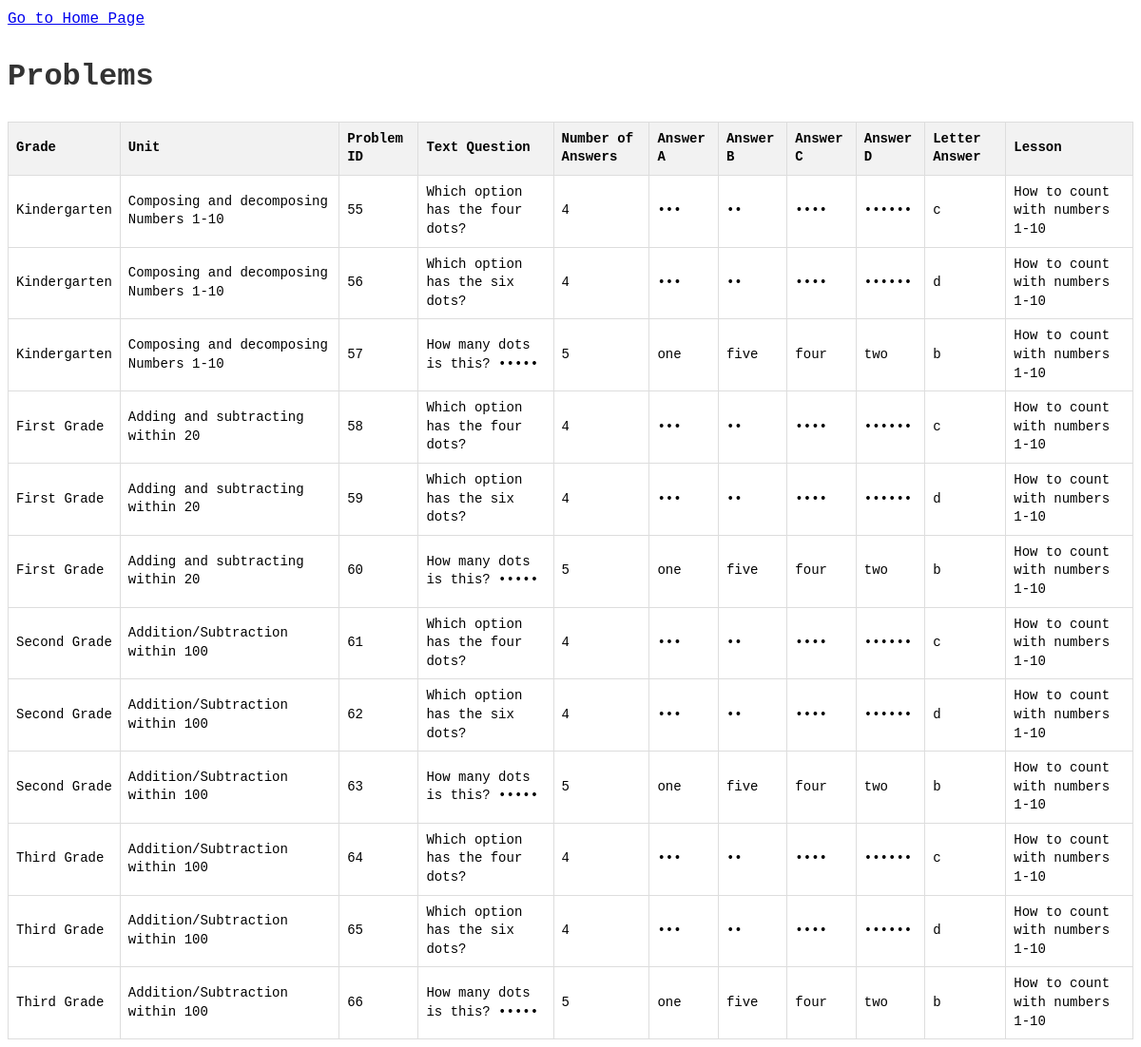
/all-problems/, run on an earlier commit of the app's database.
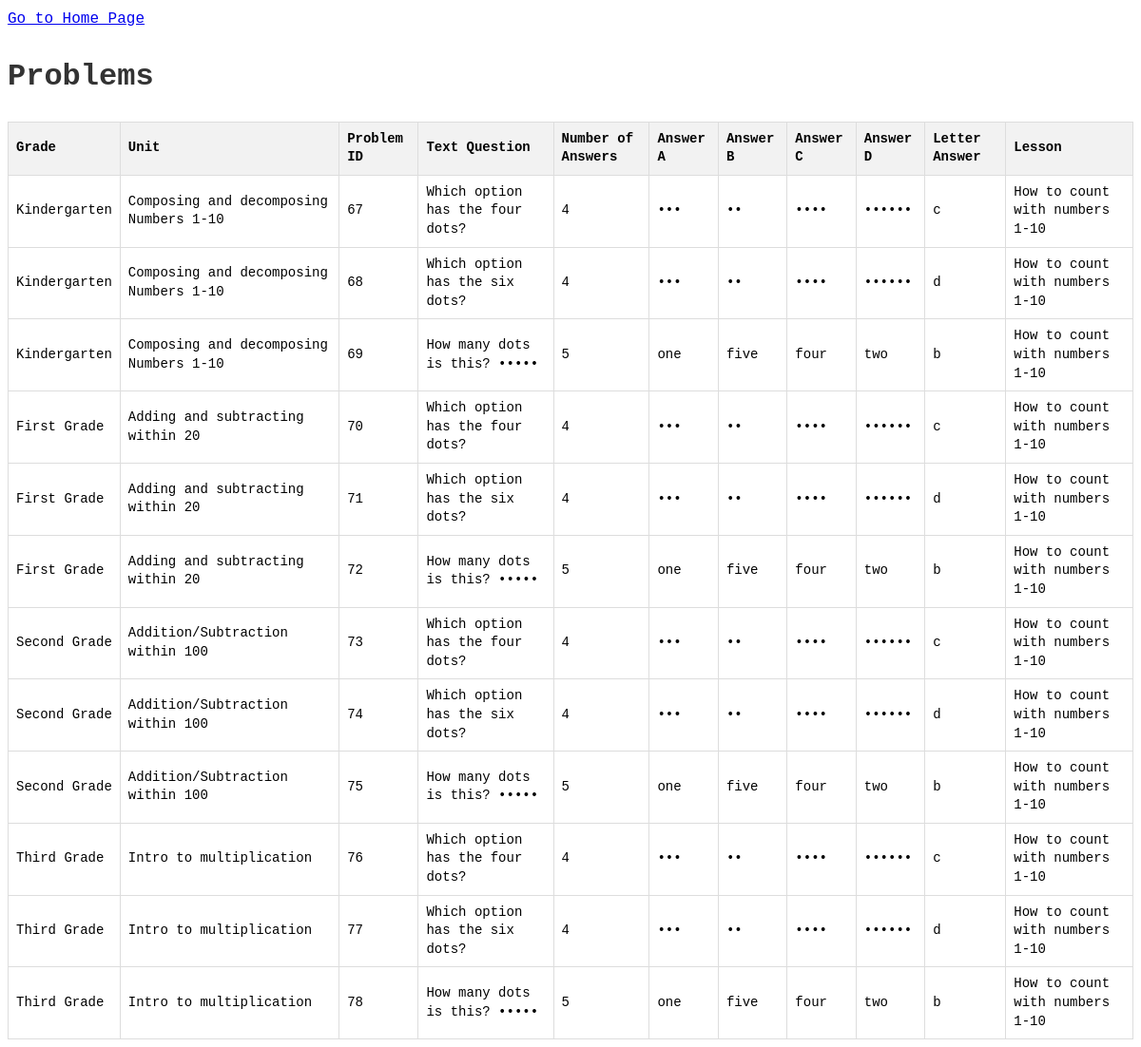
And on a later commit of the database.
### app/models.py (models this page shows, shortened)
class Problem(models.Model):
    lesson = models.ForeignKey(Lesson, on_delete=models.CASCADE)
    text_question = models.TextField()
    num_answer = models.IntegerField(null=True)
    answer_a = models.CharField(max_length=255, null=True)
    answer_b = models.CharField(max_length=255, null=True)
    answer_c = models.CharField(max_length=255, null=True)
    answer_d = models.CharField(max_length=255, null=True)
    letter_answer = models.CharField(max_length=1, default='a', null=True)

class Lesson(models.Model):
    unit = models.ForeignKey(Unit, on_delete=models.CASCADE)
    lesson_id = models.IntegerField(default=1)
    title = models.CharField(max_length=255)
    description = models.TextField()
    content = models.TextField()
    problems = models.ManyToManyField('Problem', related_name='lessons')

class Unit(models.Model):
    grade = models.ForeignKey(Grade, on_delete=models.CASCADE)
    unit_id = models.IntegerField(default=1)
    title = models.CharField(max_length=255)
    description = models.TextField()
    lessons = models.ManyToManyField('Lesson', related_name='units')

class Grade(models.Model):
    grade_id = models.IntegerField(default=1)
    title = models.CharField(max_length=255)
    description = models.TextField()
    units = models.ManyToManyField('Unit', related_name='grades')

### app/views.py (the view)
# urls.py: path('all-problems/', problems, name='all_problems'),
def problems(request):
    problems = Problem.objects.all()
    return render(request, 'problems.html', {'problems': problems})

### app/templates/problems.html (shortened to what this page needs)
{% load static %}
<!DOCTYPE html>
<html lang="en">
<head>
    <link rel="stylesheet" type="text/css" href="{% static 'css/styles.css' %}">
</head>
<body>
    <a href="{% url 'home' %}">Go to Home Page</a>
    <h1>Problems</h1>
    <table border="1">
        <thead>
            <tr>
                <th>Grade</th>
                <th>Unit</th>
                <th>Problem ID</th>
                <th>Text Question</th>
                <th>Number of Answers</th>
                <th>Answer A</th>
                <th>Answer B</th>
                <th>Answer C</th>
                <th>Answer D</th>
                <th>Letter Answer</th>
                <th>Lesson</th>
            </tr>
        </thead>
        <tbody>
            {% for problem in problems %}
                <tr>
                    <td>{{ problem.lesson.unit.grade.title }}</td>
                    <td>{{ problem.lesson.unit.title }}</td>
                    <td>{{ problem.id }}</td>
                    <td>{{ problem.text_question }}</td>
                    <td>{{ problem.num_answer }}</td>
                    <td>{{ problem.answer_a }}</td>
                    <td>{{ problem.answer_b }}</td>
                    <td>{{ problem.answer_c }}</td>
                    <td>{{ problem.answer_d }}</td>
                    <td>{{ problem.letter_answer }}</td>
                    <td>{{ problem.lesson.title }}</td>
                </tr>
            {% endfor %}
        </tbody>
    </table>
</body>
</html>

What changed in the data, as far as the page shows it:
removed Problem: lesson.unit.grade "Kindergarten", lesson.unit "Composing and decomposing Numbers 1-10", id "55", text_question "Which option has the four dots?", num_answer "4", answer_a "•••", answer_b "••", answer_c "••••", answer_d "••••••", letter_answer "c", lesson "How to count with numbers 1-10"
removed Problem: lesson.unit.grade "Kindergarten", lesson.unit "Composing and decomposing Numbers 1-10", id "56", text_question "Which option has the six dots?", num_answer "4", answer_a "•••", answer_b "••", answer_c "••••", answer_d "••••••", letter_answer "d", lesson "How to count with numbers 1-10"
removed Problem: lesson.unit.grade "Kindergarten", lesson.unit "Composing and decomposing Numbers 1-10", id "57", text_question "How many dots is this? •••••", num_answer "5", answer_a "one", answer_b "five", answer_c "four", answer_d "two", letter_answer "b", lesson "How to count with numbers 1-10"
removed Problem: lesson.unit.grade "First Grade", lesson.unit "Adding and subtracting within 20", id "58", text_question "Which option has the four dots?", num_answer "4", answer_a "•••", answer_b "••", answer_c "••••", answer_d "••••••", letter_answer "c", lesson "How to count with numbers 1-10"
removed Problem: lesson.unit.grade "First Grade", lesson.unit "Adding and subtracting within 20", id "59", text_question "Which option has the six dots?", num_answer "4", answer_a "•••", answer_b "••", answer_c "••••", answer_d "••••••", letter_answer "d", lesson "How to count with numbers 1-10"
removed Problem: lesson.unit.grade "First Grade", lesson.unit "Adding and subtracting within 20", id "60", text_question "How many dots is this? •••••", num_answer "5", answer_a "one", answer_b "five", answer_c "four", answer_d "two", letter_answer "b", lesson "How to count with numbers 1-10"
removed Problem: lesson.unit.grade "Second Grade", lesson.unit "Addition/Subtraction within 100", id "61", text_question "Which option has the four dots?", num_answer "4", answer_a "•••", answer_b "••", answer_c "••••", answer_d "••••••", letter_answer "c", lesson "How to count with numbers 1-10"
removed Problem: lesson.unit.grade "Second Grade", lesson.unit "Addition/Subtraction within 100", id "62", text_question "Which option has the six dots?", num_answer "4", answer_a "•••", answer_b "••", answer_c "••••", answer_d "••••••", letter_answer "d", lesson "How to count with numbers 1-10"
removed Problem: lesson.unit.grade "Second Grade", lesson.unit "Addition/Subtraction within 100", id "63", text_question "How many dots is this? •••••", num_answer "5", answer_a "one", answer_b "five", answer_c "four", answer_d "two", letter_answer "b", lesson "How to count with numbers 1-10"
removed Problem: lesson.unit.grade "Third Grade", lesson.unit "Addition/Subtraction within 100", id "64", text_question "Which option has the four dots?", num_answer "4", answer_a "•••", answer_b "••", answer_c "••••", answer_d "••••••", letter_answer "c", lesson "How to count with numbers 1-10"
removed Problem: lesson.unit.grade "Third Grade", lesson.unit "Addition/Subtraction within 100", id "65", text_question "Which option has the six dots?", num_answer "4", answer_a "•••", answer_b "••", answer_c "••••", answer_d "••••••", letter_answer "d", lesson "How to count with numbers 1-10"
removed Problem: lesson.unit.grade "Third Grade", lesson.unit "Addition/Subtraction within 100", id "66", text_question "How many dots is this? •••••", num_answer "5", answer_a "one", answer_b "five", answer_c "four", answer_d "two", letter_answer "b", lesson "How to count with numbers 1-10"
added Problem: lesson.unit.grade "Kindergarten", lesson.unit "Composing and decomposing Numbers 1-10", id "67", text_question "Which option has the four dots?", num_answer "4", answer_a "•••", answer_b "••", answer_c "••••", answer_d "••••••", letter_answer "c", lesson "How to count with numbers 1-10"
added Problem: lesson.unit.grade "Kindergarten", lesson.unit "Composing and decomposing Numbers 1-10", id "68", text_question "Which option has the six dots?", num_answer "4", answer_a "•••", answer_b "••", answer_c "••••", answer_d "••••••", letter_answer "d", lesson "How to count with numbers 1-10"
added Problem: lesson.unit.grade "Kindergarten", lesson.unit "Composing and decomposing Numbers 1-10", id "69", text_question "How many dots is this? •••••", num_answer "5", answer_a "one", answer_b "five", answer_c "four", answer_d "two", letter_answer "b", lesson "How to count with numbers 1-10"
added Problem: lesson.unit.grade "First Grade", lesson.unit "Adding and subtracting within 20", id "70", text_question "Which option has the four dots?", num_answer "4", answer_a "•••", answer_b "••", answer_c "••••", answer_d "••••••", letter_answer "c", lesson "How to count with numbers 1-10"
added Problem: lesson.unit.grade "First Grade", lesson.unit "Adding and subtracting within 20", id "71", text_question "Which option has the six dots?", num_answer "4", answer_a "•••", answer_b "••", answer_c "••••", answer_d "••••••", letter_answer "d", lesson "How to count with numbers 1-10"
added Problem: lesson.unit.grade "First Grade", lesson.unit "Adding and subtracting within 20", id "72", text_question "How many dots is this? •••••", num_answer "5", answer_a "one", answer_b "five", answer_c "four", answer_d "two", letter_answer "b", lesson "How to count with numbers 1-10"
added Problem: lesson.unit.grade "Second Grade", lesson.unit "Addition/Subtraction within 100", id "73", text_question "Which option has the four dots?", num_answer "4", answer_a "•••", answer_b "••", answer_c "••••", answer_d "••••••", letter_answer "c", lesson "How to count with numbers 1-10"
added Problem: lesson.unit.grade "Second Grade", lesson.unit "Addition/Subtraction within 100", id "74", text_question "Which option has the six dots?", num_answer "4", answer_a "•••", answer_b "••", answer_c "••••", answer_d "••••••", letter_answer "d", lesson "How to count with numbers 1-10"
added Problem: lesson.unit.grade "Second Grade", lesson.unit "Addition/Subtraction within 100", id "75", text_question "How many dots is this? •••••", num_answer "5", answer_a "one", answer_b "five", answer_c "four", answer_d "two", letter_answer "b", lesson "How to count with numbers 1-10"
added Problem: lesson.unit.grade "Third Grade", lesson.unit "Intro to multiplication", id "76", text_question "Which option has the four dots?", num_answer "4", answer_a "•••", answer_b "••", answer_c "••••", answer_d "••••••", letter_answer "c", lesson "How to count with numbers 1-10"
added Problem: lesson.unit.grade "Third Grade", lesson.unit "Intro to multiplication", id "77", text_question "Which option has the six dots?", num_answer "4", answer_a "•••", answer_b "••", answer_c "••••", answer_d "••••••", letter_answer "d", lesson "How to count with numbers 1-10"
added Problem: lesson.unit.grade "Third Grade", lesson.unit "Intro to multiplication", id "78", text_question "How many dots is this? •••••", num_answer "5", answer_a "one", answer_b "five", answer_c "four", answer_d "two", letter_answer "b", lesson "How to count with numbers 1-10"
